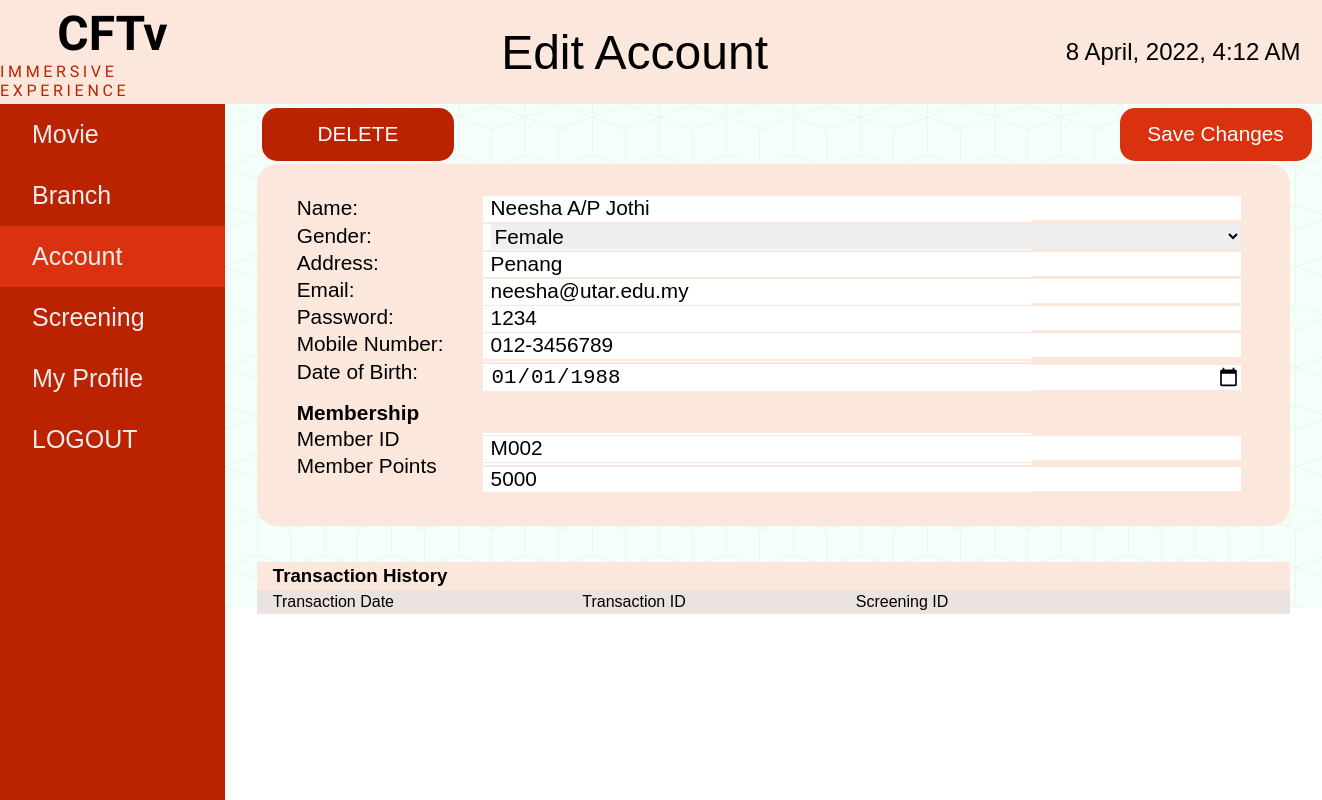
Page /accountEdit.php?id=7 (signed in) on the earlier database version.
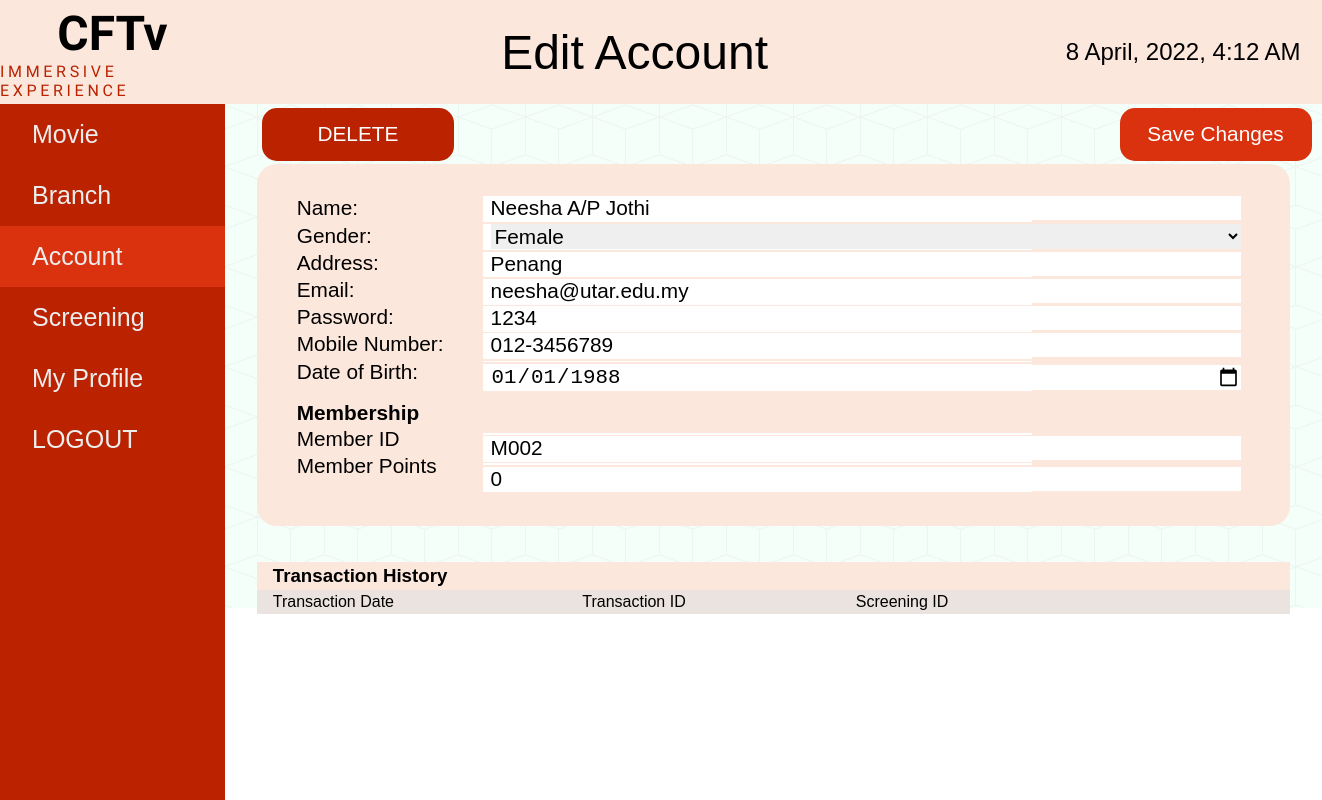
Same page on the later database version.
### tables this page shows
CREATE TABLE `member` (
  `member_id` int(11) NOT NULL,
  `m_card` varchar(35) DEFAULT NULL,
  `m_rewards` varchar(35) DEFAULT NULL,
  `m_name` varchar(35) NOT NULL,
  `m_email` varchar(35) NOT NULL,
  `m_password` varchar(35) NOT NULL,
  `m_dob` varchar(35) NOT NULL,
  `m_gender` varchar(35) NOT NULL,
  `m_number` varchar(35) NOT NULL,
  `m_address` varchar(300) NOT NULL,
  `m_picture` varchar(300) DEFAULT NULL,
  `m_points` varchar(35) NOT NULL
);

### accountEdit.php (the view, shortened to what this page needs)
<?php
require_once 'config.php';
	$get_member = mysqli_query($connect, "select * from member where member_id = '".$_GET['id']."' ");
	$member_details = mysqli_fetch_assoc($get_member);
?>
<!DOCTYPE html>
<html lang="en">
	<head>
		<link rel="stylesheet" href="./styles/style.css" />
	</head>
	<body>
		<div class="navbar">
			<div class="logo">
				<h1>CFTv</h1>
				<p>IMMERSIVE EXPERIENCE</p>
			</div>
			<div class="heading">
				<h1>Edit Account</h1>
			</div>
			<div class="date">
				<h2><?php echo date("j F, Y, g:i A") ?></h2>
			</div>
		</div>
		<div class="draw-body">
			<div class="drawer">
				<li><a href="./movieList.php">Movie</a></li>
				<li><a href="./branchList.php">Branch</a></li>
				<li class="active"><a href="./account-list.php">Account</a></li>
				<li><a href="./screenList.php">Screening</a></li>
				<li><a href="./profile.php">My Profile</a></li>
				<li><a href="account1.php?logout" title="Log Out">LOGOUT</a></li>
			</div>
			<form method="post" action="#">
			<div class="content">
				<div class="button-bar-account">
					<button class="delete" type="submit" name="delete_account">DELETE</button>
					<button type="submit" name="update_account">Save Changes</button>
				</div>
				<div class="main">
					<div class="box-account">
						<div class="left">
							<li>Name:</li>
							<li>Gender:</li>
							<li>Address:</li>
							<li>Email:</li>
							<li>Password:</li>
							<li>Mobile Number:</li>
							<li>Date of Birth:</li>
							<li class="mem">Membership</li>
							<li>Member ID</li>
							<li>Member Points</li>
						</div>
						<div class="right">
							<li><input type="text" name="m_name" style="width:750px; font-size: 1.3rem; border: none;" value="<?php echo $member_details['m_name']; ?>" required></li>
							<li>
								<select  name="m_gender" style="width:750px; font-size: 1.3rem; border: none;" required>
									<option value="Female" <?php if($member_details['m_gender'] == "Female"){ echo "selected";}?>>Female</option>
								</select>
							</li>
							<li><input type="text" name="m_address" style="width:750px; font-size: 1.3rem; border: none;" value="<?php echo $member_details['m_address']; ?>" required></li>
							<li><input type="email" name="m_email" style="width:750px; font-size: 1.3rem; border: none;" value="<?php echo $member_details['m_email']; ?>" required></li>
							<li><input type="text" name="m_password" style="width:750px; font-size: 1.3rem; border: none;" value="<?php echo $member_details['m_password']; ?>" required></li>
							<li><input type="text" name="m_number" style="width:750px; font-size: 1.3rem; border: none;"  value="<?php echo $member_details['m_number']; ?>" required></li>
							<li><li><input type="date" name="m_dob" style="width:750px; font-size: 1.3rem; border: none;" required  value="<?php echo $member_details['m_dob']; ?>"></li></li>
							<li><li><input type="text" name="m_id_card" style="width:750px; font-size: 1.3rem; border: none;" required  value="<?php echo $member_details['m_card']; ?>"></li></li>
							<li><li><input type="text" name="m_points" style="width:750px; font-size: 1.3rem; border: none;" required  value="<?php echo $member_details['m_points']; ?>"></li></li>
						</div>
					</div>
					<br><br>
					<div class="txn">
						<h3>Transaction History</h3>
						<table>
							<tr>
								<th>Transaction Date</th>
								<th>Transaction ID</th>
								<th>Screening ID</th>
								<th>View</th>
							</tr>
						</table>
					</div>
				</div>
			</div>
			</form>
		</div>
	</body>
</html>

Differences in the rows shown:
changed member "Neesha A/P Jothi": m_points "5000" → "0"
